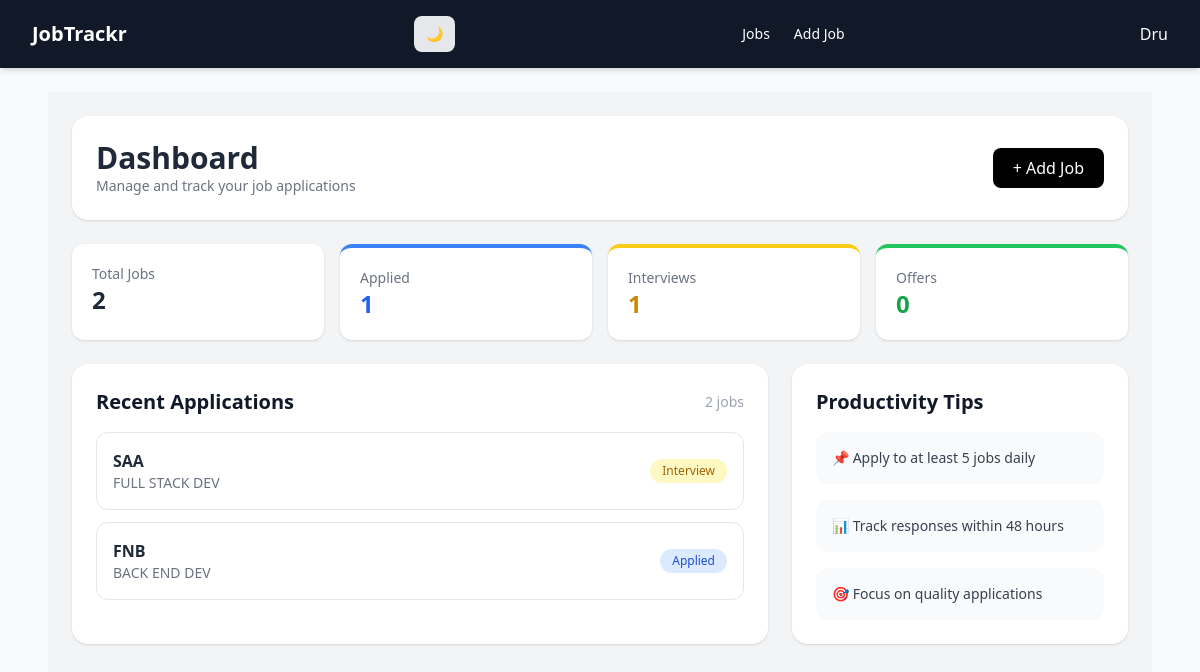
Screenshot of / (signed in) with the database file from the repository.
### jobs/models.py (models this page shows, shortened)
class Job(models.Model):
    STATUS_CHOICES = [
        ("applied", "Applied"),
        ("interview", "Interview"),
        ("offer", "Offer"),
        ("rejected", "Rejected"),
    ]
    user = models.ForeignKey(User, on_delete=models.CASCADE)
    company = models.CharField(max_length=255)
    position = models.CharField(max_length=255)
    status = models.CharField(max_length=20, choices=STATUS_CHOICES)
    applied_date = models.DateTimeField(auto_now_add=True)

### dashboard/views.py (the view)
# urls.py: 2. Add a URL to urlpatterns:  path('', views.home, name='home')
@login_required
def home(request):
    jobs = Job.objects.filter(user=request.user).order_by("-id")
    context = {
        "jobs": jobs[:5],  # recent 5
        "total_jobs": jobs.count(),
        "applied_count": jobs.filter(status="applied").count(),
        "interview_count": jobs.filter(status="interview").count(),
        "offer_count": jobs.filter(status="offer").count(),
    }
    return render(request, "home.html", context)

### templates/home.html (shortened to what this page needs)
{% extends "base.html" %}
{% block content %}
<div class="min-h-screen bg-gray-100 p-6">
    <div class="bg-white rounded-2xl shadow p-6 mb-6 flex justify-between items-center">
        <div>
            <h1 class="text-3xl font-bold text-gray-800">Dashboard</h1>
            <p class="text-gray-500 text-sm">Manage and track your job applications</p>
        </div>
        <a href="/jobs/add/"
           class="px-5 py-2 bg-black text-white rounded-lg hover:bg-gray-800 transition">
            + Add Job
        </a>
    </div>
    <div class="grid grid-cols-2 md:grid-cols-4 gap-4 mb-6">
        <div class="bg-white rounded-xl p-5 shadow hover:shadow-md transition">
            <p class="text-sm text-gray-500">Total Jobs</p>
            <p class="text-2xl font-bold text-gray-800">{{ total_jobs }}</p>
        </div>
        <div class="bg-white rounded-xl p-5 shadow border-t-4 border-blue-500">
            <p class="text-sm text-gray-500">Applied</p>
            <p class="text-2xl font-bold text-blue-600">{{ applied_count }}</p>
        </div>
        <div class="bg-white rounded-xl p-5 shadow border-t-4 border-yellow-400">
            <p class="text-sm text-gray-500">Interviews</p>
            <p class="text-2xl font-bold text-yellow-600">{{ interview_count }}</p>
        </div>
        <div class="bg-white rounded-xl p-5 shadow border-t-4 border-green-500">
            <p class="text-sm text-gray-500">Offers</p>
            <p class="text-2xl font-bold text-green-600">{{ offer_count }}</p>
        </div>
    </div>
    <div class="grid grid-cols-1 lg:grid-cols-3 gap-6">
        <div class="lg:col-span-2 bg-white rounded-2xl shadow p-6">
            <div class="flex justify-between items-center mb-4">
                <h2 class="text-xl font-semibold">Recent Applications</h2>
                <span class="text-sm text-gray-400">{{ jobs|length }} jobs</span>
            </div>
            <div class="space-y-3">
                {% for job in jobs %}
                <div class="flex items-center justify-between p-4 rounded-xl border hover:bg-gray-50 transition">
                    <div>
                        <p class="font-semibold text-gray-800">{{ job.company }}</p>
                        <p class="text-sm text-gray-500">{{ job.position }}</p>
                    </div>
                    <span class="text-xs font-medium px-3 py-1 rounded-full
                        {% if job.status == 'applied' %}bg-blue-100 text-blue-700{% endif %}
                        {% if job.status == 'interview' %}bg-yellow-100 text-yellow-700{% endif %}
                    ">
                        {{ job.status|title }}
                    </span>
                </div>
                {% empty %}
                    <div class="text-center py-10 text-gray-500">
                        No job applications yet.
                    </div>
                {% endfor %}
            </div>
        </div>
        <div class="bg-white rounded-2xl shadow p-6 h-fit sticky top-6">
            <h2 class="text-xl font-semibold mb-4">Productivity Tips</h2>
            <div class="space-y-4">
                <div class="p-4 bg-gray-50 rounded-xl">
                    <p class="text-sm text-gray-700">📌 Apply to at least 5 jobs daily</p>
                </div>
                <div class="p-4 bg-gray-50 rounded-xl">
                    <p class="text-sm text-gray-700">📊 Track responses within 48 hours</p>
                </div>
                <div class="p-4 bg-gray-50 rounded-xl">
                    <p class="text-sm text-gray-700">🎯 Focus on quality applications</p>
                </div>
            </div>
        </div>
    </div>
</div>
{% endblock %}

### templates/base.html (shortened to what this page needs)
<!DOCTYPE html>
<html lang="en" class="dark">
<head>
    <script src="https://cdn.tailwindcss.com"></script>
    <link href="https://cdn.jsdelivr.net/npm/@tabler/icons@2.47.0/iconfont/tabler-icons.min.css" rel="stylesheet">
</head>
<body class="bg-gray-50 text-gray-900 dark:bg-gray-900 dark:text-white">
<nav class="bg-gray-900 text-white px-6 py-4 flex justify-between items-center shadow-md">
    <div class="text-xl font-bold flex items-center gap-2">
        JobTrackr
    </div>
    <button id="themeToggle"
            class="px-3 py-2 rounded-lg text-sm font-medium
                   bg-gray-200 dark:bg-gray-700
                   text-gray-800 dark:text-white
                   hover:scale-105 transition">
    </button>
    <div class="flex items-center gap-6 text-sm">
        <a href="/jobs/"
           class="{% if request.path == '/jobs/' %}text-blue-400 font-semibold{% else %}hover:text-blue-400{% endif %}">
            Jobs
        </a>
        <a href="/jobs/add/"
           class="{% if request.path == '/jobs/add/' %}text-blue-400 font-semibold{% else %}hover:text-blue-400{% endif %}">
            Add Job
        </a>
    </div>
    <div class="relative group">
        <button class="flex items-center gap-2 hover:text-blue-400 transition">
            {% if request.user.is_authenticated %}
                {{ request.user.username }}
            {% else %}
                Guest
            {% endif %}
        </button>
    </div>
</nav>
<main class="max-w-6xl mx-auto p-6">
    {% block content %}{% endblock %}
</main>
</body>
</html>

### rows the page displays
Job: company "SAA", position "FULL STACK DEV", status "Interview"
Job: company "FNB", position "BACK END DEV", status "Applied"

### other values shown
{{ request.user.username }} "Dru"
{{ total_jobs }} "2"
{{ applied_count }} "1"
{{ interview_count }} "1"
{{ offer_count }} "0"
{{ jobs|length }} "2"
